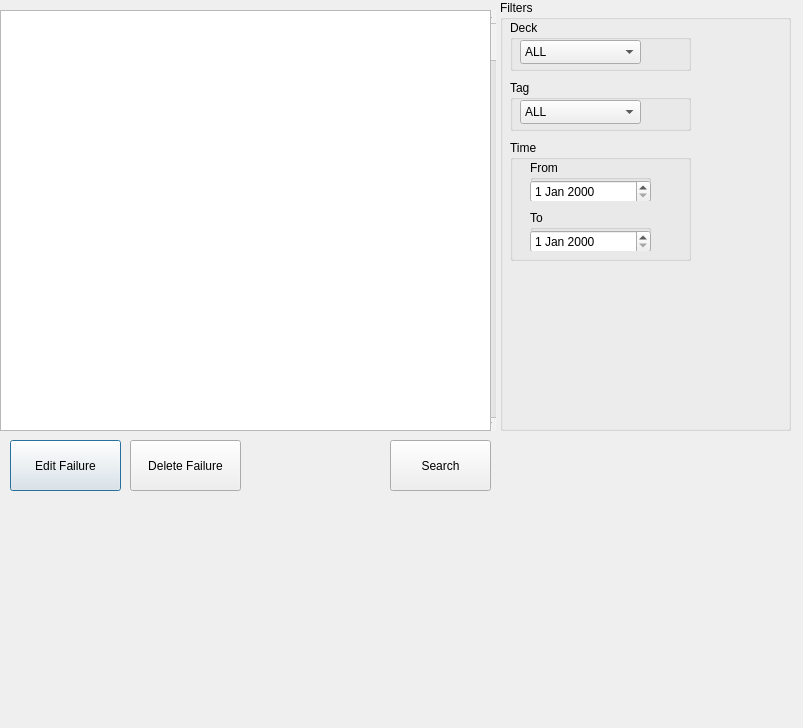
<?xml version="1.0" encoding="UTF-8"?>
<ui version="4.0">
 <class>FailureExplorer</class>
 <widget class="QDialog" name="FailureExplorer">
  <property name="geometry">
   <rect>
    <x>0</x>
    <y>0</y>
    <width>803</width>
    <height>728</height>
   </rect>
  </property>
  <property name="windowTitle">
   <string>Failure Tracking Explorer</string>
  </property>
  <property name="modal">
   <bool>true</bool>
  </property>
  <widget class="QScrollBar" name="failure_list_scrollbar">
   <property name="geometry">
    <rect>
     <x>480</x>
     <y>10</y>
     <width>16</width>
     <height>421</height>
    </rect>
   </property>
   <property name="mouseTracking">
    <bool>false</bool>
   </property>
   <property name="focusPolicy">
    <enum>Qt::FocusPolicy::NoFocus</enum>
   </property>
   <property name="orientation">
    <enum>Qt::Orientation::Vertical</enum>
   </property>
  </widget>
  <widget class="QGroupBox" name="failure_filters_groupbox">
   <property name="geometry">
    <rect>
     <x>500</x>
     <y>0</y>
     <width>291</width>
     <height>431</height>
    </rect>
   </property>
   <property name="focusPolicy">
    <enum>Qt::FocusPolicy::NoFocus</enum>
   </property>
   <property name="title">
    <string>Filters</string>
   </property>
   <widget class="QGroupBox" name="deck_filter_group">
    <property name="geometry">
     <rect>
      <x>10</x>
      <y>20</y>
      <width>181</width>
      <height>51</height>
     </rect>
    </property>
    <property name="title">
     <string>Deck</string>
    </property>
    <widget class="QComboBox" name="deck_filter_combobox">
     <property name="geometry">
      <rect>
       <x>10</x>
       <y>20</y>
       <width>121</width>
       <height>24</height>
      </rect>
     </property>
     <property name="accessibleName">
      <string/>
     </property>
     <property name="currentText">
      <string>ALL</string>
     </property>
     <item>
      <property name="text">
       <string>ALL</string>
      </property>
     </item>
    </widget>
   </widget>
   <widget class="QGroupBox" name="tag_filter_group">
    <property name="geometry">
     <rect>
      <x>10</x>
      <y>80</y>
      <width>181</width>
      <height>51</height>
     </rect>
    </property>
    <property name="title">
     <string>Tag</string>
    </property>
    <widget class="QComboBox" name="tag_filter_combobox">
     <property name="geometry">
      <rect>
       <x>10</x>
       <y>20</y>
       <width>121</width>
       <height>24</height>
      </rect>
     </property>
     <item>
      <property name="text">
       <string>ALL</string>
      </property>
     </item>
    </widget>
   </widget>
   <widget class="QGroupBox" name="filter_date_combobox">
    <property name="geometry">
     <rect>
      <x>10</x>
      <y>140</y>
      <width>181</width>
      <height>121</height>
     </rect>
    </property>
    <property name="title">
     <string>Time</string>
    </property>
    <widget class="QGroupBox" name="filter_date_from_combobox">
     <property name="geometry">
      <rect>
       <x>20</x>
       <y>20</y>
       <width>121</width>
       <height>41</height>
      </rect>
     </property>
     <property name="title">
      <string>From</string>
     </property>
     <widget class="QDateEdit" name="filter_from_date">
      <property name="geometry">
       <rect>
        <x>0</x>
        <y>20</y>
        <width>121</width>
        <height>23</height>
       </rect>
      </property>
     </widget>
    </widget>
    <widget class="QGroupBox" name="filter_date_to_combobox">
     <property name="geometry">
      <rect>
       <x>20</x>
       <y>70</y>
       <width>121</width>
       <height>41</height>
      </rect>
     </property>
     <property name="title">
      <string>To</string>
     </property>
     <widget class="QDateEdit" name="filter_to_date">
      <property name="geometry">
       <rect>
        <x>0</x>
        <y>20</y>
        <width>121</width>
        <height>23</height>
       </rect>
      </property>
     </widget>
    </widget>
   </widget>
  </widget>
  <widget class="QPushButton" name="edit_selected_failure">
   <property name="geometry">
    <rect>
     <x>10</x>
     <y>440</y>
     <width>111</width>
     <height>51</height>
    </rect>
   </property>
   <property name="text">
    <string>Edit Failure</string>
   </property>
  </widget>
  <widget class="QPushButton" name="delete_selected_failure">
   <property name="geometry">
    <rect>
     <x>130</x>
     <y>440</y>
     <width>111</width>
     <height>51</height>
    </rect>
   </property>
   <property name="text">
    <string>Delete Failure</string>
   </property>
  </widget>
  <widget class="QPushButton" name="search_failures_button">
   <property name="geometry">
    <rect>
     <x>390</x>
     <y>440</y>
     <width>101</width>
     <height>51</height>
    </rect>
   </property>
   <property name="text">
    <string>Search</string>
   </property>
  </widget>
  <widget class="QTableView" name="failure_table">
   <property name="geometry">
    <rect>
     <x>0</x>
     <y>10</y>
     <width>491</width>
     <height>421</height>
    </rect>
   </property>
  </widget>
 </widget>
 <resources/>
 <connections/>
</ui>
